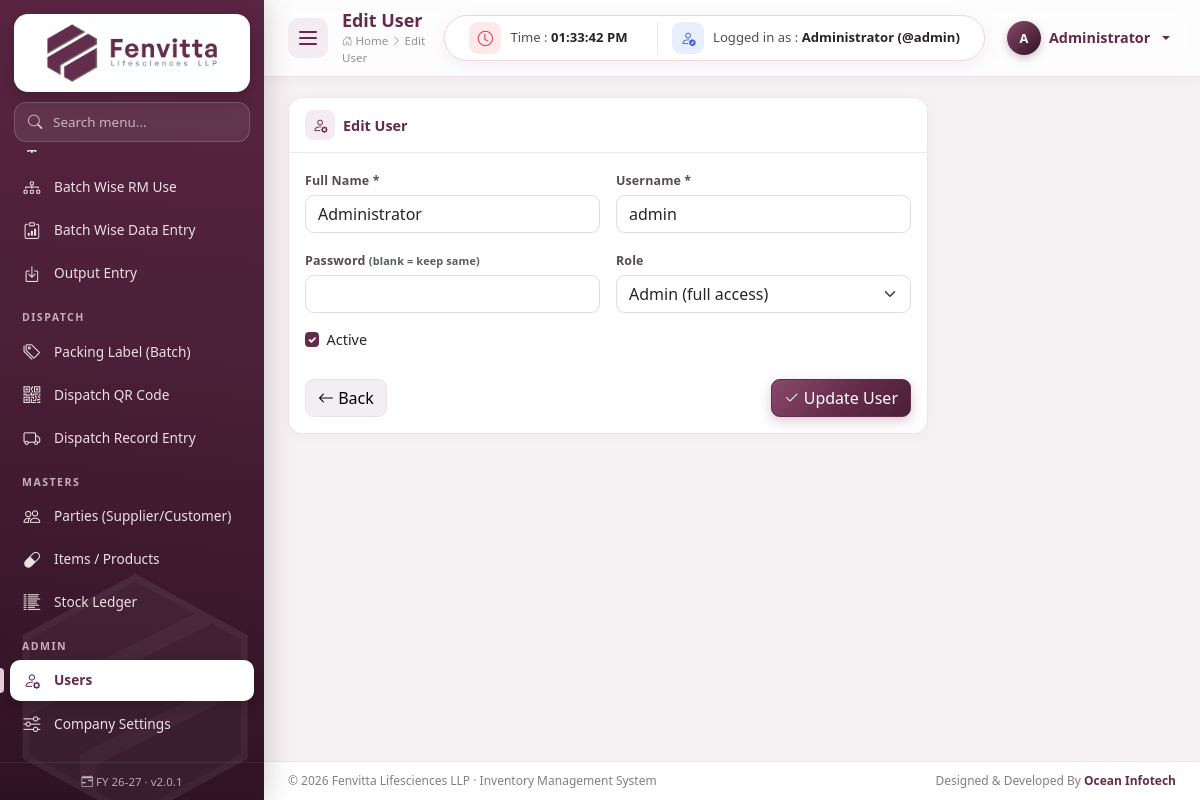
Page /users/edit/1 (signed in) on the committed database.
### tables this page shows
CREATE TABLE users (
  id INT AUTO_INCREMENT PRIMARY KEY,
  name VARCHAR(100) NOT NULL,
  username VARCHAR(50) NOT NULL UNIQUE,
  password VARCHAR(255) NOT NULL,
  role ENUM('admin','user') NOT NULL DEFAULT 'user',
  is_active TINYINT(1) NOT NULL DEFAULT 1,
  created_at TIMESTAMP DEFAULT CURRENT_TIMESTAMP
);

### includes/functions.php (called while the page is built, shortened)
<?php
require_once __DIR__ . '/db.php';
function e($v): string
{
    return htmlspecialchars((string)($v ?? ''), ENT_QUOTES, 'UTF-8');
}
function today(): string
{
    return date('Y-m-d');
}
function url(string $path = ''): string
{
    return BASE_URL . ltrim($path, '/');
}
function asset(string $file): string
{
    return url('assets/' . ltrim($file, '/')) . '?v=' . APP_VERSION;
}
function get(string $k, $default = '')
{
    $v = $_GET[$k] ?? $default;
    return is_string($v) ? trim($v) : $v;
}
function current_user(): ?array
{
    return $_SESSION['user'] ?? null;
}
function fy_start(?string $date = null): string
{
    $t = strtotime($date ?: today());
    $y = (int)date('Y', $t);
    return "$y-04-01";
}
function fy_label(?string $date = null): string
{
    $y = (int)substr(fy_start($date), 0, 4);
    return substr((string)$y, 2) . '-' . substr((string)($y + 1), 2);
}

### includes/db.php (called while the page is built, shortened)
<?php
$conn = null;
function db()
{
    global $conn;
    if ($conn === null) {
        try {
            $conn = mysqli_connect(DB_HOST, DB_USER, DB_PASS, DB_NAME, DB_PORT);
            mysqli_set_charset($conn, 'utf8mb4');
        } catch (mysqli_sql_exception $e) {
            http_response_code(500);
            die('<h3 style="font-family:sans-serif;color:#632a4a">Database connection failed.</h3>'
                . '<p style="font-family:sans-serif">Check <code>config/config.php</code> and import <code>database/fenvita_inventory.sql</code>.<br><small>'
                . htmlspecialchars($e->getMessage()) . '</small></p>');
        }
    }
    return $conn;
}
function q($sql, $params = [])
{
    $stmt = mysqli_prepare(db(), $sql);
    if ($params) {
        $types = '';
        $values = [];
        foreach ($params as $p) {
            if (is_int($p)) {
                $types .= 'i';
            } elseif (is_float($p)) {
                $types .= 'd';
            } else {
                $types .= 's';
            }
            $values[] = $p;
        }
        mysqli_stmt_bind_param($stmt, $types, ...$values);
    }
    mysqli_stmt_execute($stmt);
    $result = mysqli_stmt_get_result($stmt);
    return $result === false ? true : $result;
}
function row($sql, $params = [])
{
    $result = q($sql, $params);
    $r = mysqli_fetch_assoc($result);
    return $r ?: null;
}

### modules/users/add.php (the view, shortened to what this page needs)
<?php
$id = (int)get('id');
$user = $id ? row('SELECT * FROM users WHERE id=?', [$id]) : null;
$u = $user ?? ['name' => '', 'username' => '', 'role' => 'user', 'is_active' => 1];
$pageTitle = $user ? 'Edit User' : 'Add User';
$active = 'users';
include ROOT_PATH . '/includes/header.php';
?>
<div class="card" style="max-width:640px">
    <div class="card-header"><i class="bi bi-person-gear"></i> <?= $pageTitle ?></div>
    <div class="card-body">
        <form method="post">
            <div class="row g-3">
                <div class="col-md-6"><label class="form-label">Full Name *</label><input name="name" class="form-control" required value="<?= e($u['name']) ?>"></div>
                <div class="col-md-6"><label class="form-label">Username *</label><input name="username" class="form-control" required value="<?= e($u['username']) ?>"></div>
                <div class="col-md-6"><label class="form-label">Password <?= $user ? '<small class="text-muted">(blank = keep same)</small>' : '*' ?></label>
                    <input type="password" name="password" class="form-control" minlength="6" <?= $user ? '' : 'required' ?>></div>
                <div class="col-md-6"><label class="form-label">Role</label>
                    <select name="role" class="form-select">
                        <option value="admin" <?= $u['role'] === 'admin' ? 'selected' : '' ?>>Admin (full access)</option>
                    </select></div>
                <div class="col-12">
                    <div class="form-check"><input type="checkbox" class="form-check-input" name="is_active" id="act" value="1" <?= $u['is_active'] ? 'checked' : '' ?>><label class="form-check-label" for="act">Active</label></div>
                </div>
            </div>
            <div class="mt-4 d-flex gap-2">
                <a href="<?= url('users') ?>" class="btn btn-light"><i class="bi bi-arrow-left"></i> Back</a>
                <button class="btn btn-primary ms-auto"><i class="bi bi-check2"></i> <?= $user ? 'Update' : 'Save' ?> User</button>
            </div>
        </form>
    </div>
</div>
<?php include ROOT_PATH . '/includes/footer.php'; ?>

### includes/header.php (shortened to what this page needs)
<?php
$pageTitle = $pageTitle ?? 'Dashboard';
$active = $active ?? '';
$navUser = current_user();
$navMenu = [
    ['Dashboard', 'bi-speedometer2', '', 'dashboard'],
    ['ACCOUNT ENTRY', null, [
        ['Purchase Entry (PO)', 'bi-cart-plus', 'purchase', 'purchase'],
        ['Inward Entry (Against PO)', 'bi-box-arrow-in-down', 'inward', 'inward'],
        ['Purchase Outstanding', 'bi-hourglass-split', 'purchase/outstanding', 'purchase_outstanding'],
        ['Sales Entry', 'bi-receipt', 'sales', 'sales'],
        ['Sales Outstanding', 'bi-cash-coin', 'sales/outstanding', 'sales_outstanding'],
    ]],
    ['WAREHOUSE', null, [
        ['Raw Material Stock', 'bi-box-seam', 'rm_stock', 'rm_stock'],
        ['RM Batches', 'bi-layers', 'rm_batches', 'rm_batches'],
        ['RM Utilities Entry', 'bi-droplet-half', 'rm_utilities', 'rm_utilities'],
        ['Finish Goods Stock', 'bi-boxes', 'fg_stock', 'fg_stock'],
        ['Dispatch Record', 'bi-journal-text', 'dispatch/register', 'dispatch_register'],
    ]],
    ['PRODUCTION', null, [
        ['Production Batches', 'bi-gear-wide-connected', 'production', 'production'],
        ['Batch Wise RM Use', 'bi-diagram-3', 'batch_rm', 'batch_rm'],
        ['Batch Wise Data Entry', 'bi-clipboard-data', 'batch_data', 'batch_data'],
        ['Output Entry', 'bi-box-arrow-in-down', 'batch_output', 'batch_output'],
    ]],
    ['DISPATCH', null, [
        ['Packing Label (Batch)', 'bi-tags', 'packing_label', 'packing_label'],
        ['Dispatch QR Code', 'bi-qr-code', 'dispatch/qr', 'dispatch_qr'],
        ['Dispatch Record Entry', 'bi-truck', 'dispatch', 'dispatch'],
    ]],
    ['MASTERS', null, [
        ['Parties (Supplier/Customer)', 'bi-people', 'parties', 'parties'],
        ['Items / Products', 'bi-capsule', 'items', 'items'],
        ['Stock Ledger', 'bi-list-columns-reverse', 'stock_ledger', 'stock_ledger'],
    ]],
];
if (is_admin()) {
    $navMenu[] = ['ADMIN', null, [
        ['Users', 'bi-person-gear', 'users', 'users'],
        ['Company Settings', 'bi-sliders', 'settings', 'settings'],
    ]];
}
$initials = strtoupper(substr($navUser['name'], 0, 1) . (strpos($navUser['name'], ' ') ? substr($navUser['name'], strpos($navUser['name'], ' ') + 1, 1) : ''));
?>
<!DOCTYPE html>
<html lang="en">
<head>
    <link rel="stylesheet" href="<?= url('assets/vendor/bootstrap.min.css') ?>">
    <link rel="stylesheet" href="<?= url('assets/vendor/bootstrap-icons.min.css') ?>">
    <link rel="stylesheet" href="<?= asset('css/style.css') ?>">
</head>
<body>
<div class="app-wrap">
    <aside class="sidebar" id="sidebar">
        <a href="<?= url() ?>" class="brand">
            <img src="<?= url('assets/img/logo-wide.png') ?>" alt="Fenvitta Lifesciences LLP" class="brand-full">
        </a>
        <div class="side-search">
            <i class="bi bi-search"></i>
            <input type="text" id="menuSearch" placeholder="Search menu..." autocomplete="off">
        </div>
        <nav class="side-nav">
            <?php foreach ($navMenu as $navItem): ?>
                <?php if (is_array($navItem[2])): ?>
                    <div class="nav-section" data-section="<?= e($navItem[0]) ?>"><span><?= e($navItem[0]) ?></span></div>
                    <?php foreach ($navItem[2] as $navSub): ?>
                        <a class="nav-link <?= $active === $navSub[3] ? 'active' : '' ?>" href="<?= url($navSub[2]) ?>" data-title="<?= e($navSub[0]) ?>" data-section="<?= e($navItem[0]) ?>">
                            <i class="bi <?= e($navSub[1]) ?>"></i><span><?= e($navSub[0]) ?></span>
                        </a>
                    <?php endforeach; ?>
                <?php else: ?>
                    <a class="nav-link <?= $active === $navItem[3] ? 'active' : '' ?>" href="<?= url($navItem[2]) ?>" data-title="<?= e($navItem[0]) ?>" data-section="">
                        <i class="bi <?= e($navItem[1]) ?>"></i><span><?= e($navItem[0]) ?></span>
                    </a>
                <?php endif; ?>
            <?php endforeach; ?>
        </nav>
        <div class="side-foot"><i class="bi bi-calendar-range"></i><span> FY <?= e(fy_label()) ?> &middot; v<?= APP_VERSION ?></span></div>
    </aside>
    <main class="main">
        <header class="topbar no-print">
            <button class="sb-toggle" id="sbToggle" type="button" title="Toggle sidebar">
                <span></span><span></span><span></span>
            </button>
            <div>
                <h1 class="page-title"><?= e($pageTitle) ?></h1>
                <div class="crumb"><a href="<?= url() ?>" class="text-reset text-decoration-none"><i class="bi bi-house-door"></i> Home</a> <i class="bi bi-chevron-right"></i> <?= e($pageTitle) ?></div>
            </div>
            <div class="ms-auto d-flex align-items-center gap-3">
                <div class="info-pill">
                    <div class="ip-item">
                        <span class="ip-icon red"><i class="bi bi-clock"></i></span>
                        <span>Time : <b id="liveClock"><?= date('h:i:s A') ?></b></span>
                    </div>
                    <div class="ip-item">
                        <span class="ip-icon blue"><i class="bi bi-person-check"></i></span>
                        <span>Logged in as : <b><?= e($navUser['name']) ?> (@<?= e($navUser['username']) ?>)</b></span>
                    </div>
                </div>
                <div class="dropdown">
                    <button class="btn-user dropdown-toggle" data-bs-toggle="dropdown">
                        <span class="avatar"><?= e($initials) ?></span>
                        <span class="d-none d-sm-inline"><?= e($navUser['name']) ?></span>
                    </button>
                </div>
            </div>
        </header>
        <div class="content">

### rows in the picture
users: name "Administrator", username "admin", name "A", role "Admin (full access)", is_active "☑"

### other values in the picture
$navSub[0] "Batch Wise RM Use"
$navSub[0] "Batch Wise Data Entry"
$navSub[0] "Output Entry"
$navItem[0] "DISPATCH"
$navSub[0] "Packing Label (Batch)"
$navSub[0] "Dispatch QR Code"
$navSub[0] "Dispatch Record Entry"
$navItem[0] "MASTERS"
$navSub[0] "Parties (Supplier/Customer)"
$navSub[0] "Items / Products"
$navSub[0] "Stock Ledger"
$navItem[0] "ADMIN"
$navSub[0] "Users"
$navSub[0] "Company Settings"
fy_label() "26-27"
